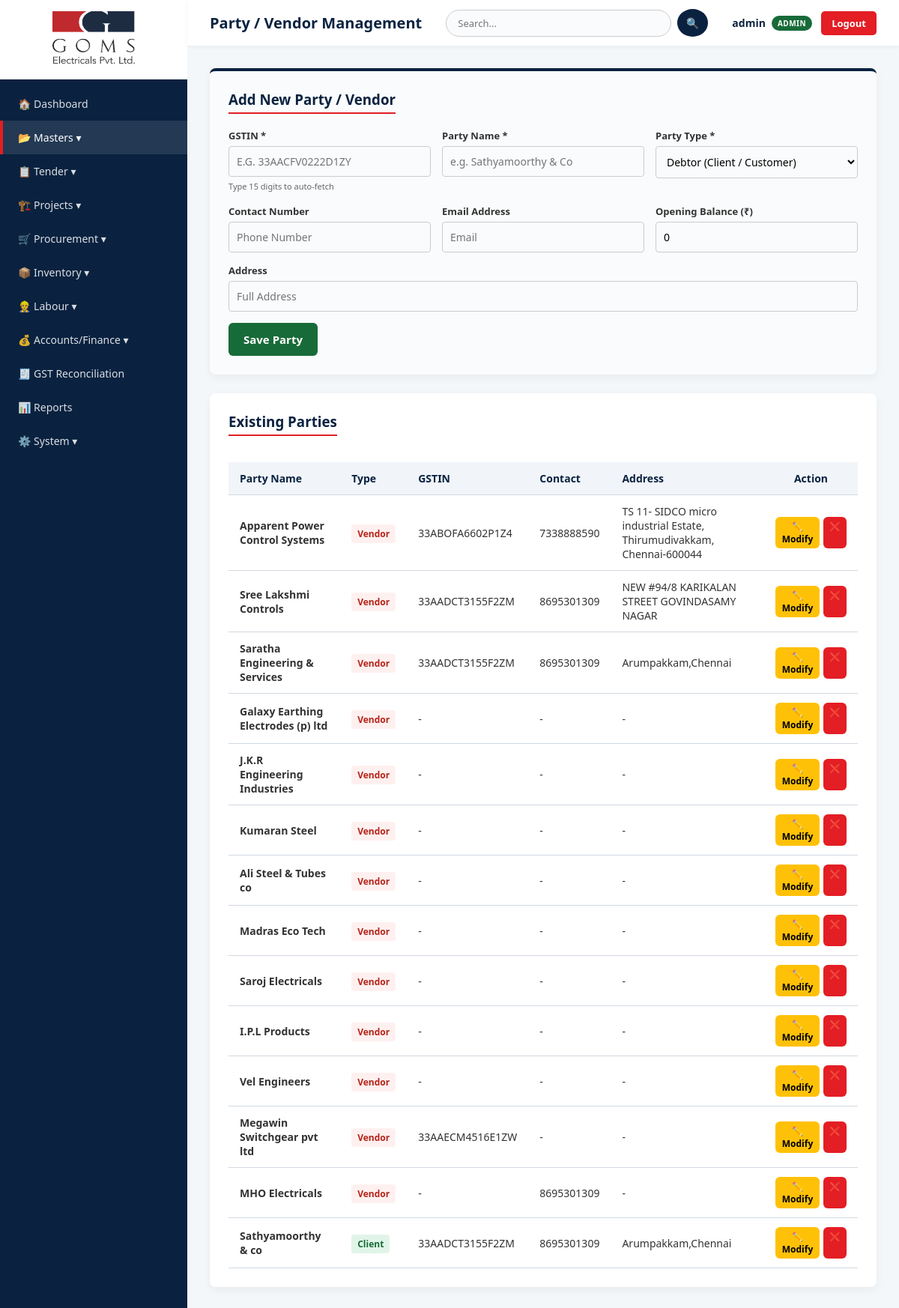
/parties (signed in), run on the app's committed database.
### tables this page shows
CREATE TABLE parties (id INTEGER PRIMARY KEY AUTOINCREMENT, party_name TEXT NOT NULL, party_type TEXT NOT NULL, contact_number TEXT, email TEXT, gstin TEXT, address TEXT, opening_balance REAL DEFAULT 0);

### app.py (the view, shortened to what this page needs)
@app.route("/parties", methods=["GET", "POST"])
def parties():
    if not session.get("username"): return redirect(url_for("login"))
    conn = get_db()
    p_list = conn.execute("SELECT * FROM parties ORDER BY id DESC").fetchall(); conn.close()
    return render_template("parties.html", parties=p_list)

### app.py (called while the page is built, shortened)
@app.after_request
def add_header(response):
    response.headers["Cache-Control"] = "no-cache, no-store, must-revalidate, public, max-age=0"
    response.headers["Pragma"] = "no-cache"
    response.headers["Expires"] = "0"
    return response

def get_db():
    conn = sqlite3.connect(DATABASE, timeout=20)
    conn.row_factory = sqlite3.Row
    return conn

@app.before_request
def restrict_site_supervisor():
    if not session.get("username"): return

### templates/parties.html (shortened to what this page needs)
{% extends "base.html" %}
{% block page_title %}Party / Vendor Management{% endblock %}
{% block content %}
<div class="card" style="background: #f9fbfc; border-top: 4px solid var(--primary-blue);">
    <h3>Add New Party / Vendor</h3>
    <form method="POST">
        <div class="grid-form">
            <div class="input-group">
                <label>GSTIN *</label>
                <input type="text" name="gstin" id="gstin" required placeholder="e.g. 33AACFV0222D1ZY" maxlength="15" style="text-transform: uppercase;">
                <small style="color: #666; font-size: 11px;">Type 15 digits to auto-fetch</small>
            </div>
            <div class="input-group">
                <label>Party Name *</label>
                <input type="text" name="party_name" id="party_name" required placeholder="e.g. Sathyamoorthy & Co" value="{{ request.args.get('new_name', '') }}">
            </div>
            <div class="input-group">
                <label>Party Type *</label>
                <select name="party_type" required>
                    <option value="Debtor">Debtor (Client / Customer)</option>
                </select>
            </div>
            <div class="input-group">
                <label>Contact Number</label>
                <input type="text" name="contact_number" placeholder="Phone Number">
            </div>
            <div class="input-group">
                <label>Email Address</label>
                <input type="email" name="email" placeholder="Email">
            </div>
            <div class="input-group">
                <label>Opening Balance (₹)</label>
                <input type="number" name="opening_balance" step="0.01" value="0" placeholder="0.00">
            </div>
            <div class="input-group" style="grid-column: span 3;">
                <label>Address</label>
                <input type="text" name="address" id="address" placeholder="Full Address">
            </div>
        </div>
        <button type="submit" class="btn" style="margin-top: 15px; background: #176b38;">Save Party</button>
    </form>
</div>
<div class="card">
    <h3>Existing Parties</h3>
    <div class="table-wrap">
        <table>
            <thead>
                <tr>
                    <th>Party Name</th>
                    <th>Type</th>
                    <th>GSTIN</th>
                    <th>Contact</th>
                    <th>Address</th>
                    <th class="no-print" style="text-align: center;">Action</th>
                </tr>
            </thead>
            <tbody>
                {% for p in parties %}
                <tr>
                    <td><strong>{{ p['party_name'] }}</strong></td>
                    <td>
                        {% if p['party_type'] == 'Debtor' %}
                            <span style="background: #e0f5e8; color: #176b38; padding: 4px 8px; border-radius: 4px; font-size: 12px; font-weight: bold;">Client</span>
                        {% else %}
                            <span style="background: #fff0f0; color: #b42318; padding: 4px 8px; border-radius: 4px; font-size: 12px; font-weight: bold;">Vendor</span>
                        {% endif %}
                    </td>
                    <td>{{ p['gstin'] or '-' }}</td>
                    <td>{{ p['contact_number'] or '-' }}</td>
                    <td>{{ p['address'] or '-' }}</td>
                    <td class="no-print" style="text-align: center;">
                        <div style="display: flex; gap: 5px; justify-content: center;">
                            <a href="{{ url_for('edit_party', id=p['id']) }}" class="btn" style="padding: 4px 8px; font-size: 12px; background: #ffc107; color: black;">✏️ Modify</a>
                            <a href="{{ url_for('delete_party', id=p['id']) }}" class="btn" style="padding: 4px 8px; font-size: 12px; background: #e31e24;" onclick="return confirm('Delete this party?');">❌</a>
                        </div>
                    </td>
                </tr>
                {% else %}
                <tr><td colspan="6" style="text-align: center;">No parties found.</td></tr>
                {% endfor %}
            </tbody>
        </table>
    </div>
</div>
{% endblock %}

### templates/base.html (style rules this page uses)
:root { --primary-blue: #0a2240; --accent-red: #e31e24; --bg-light: #f4f7f9; --text-dark: #333; --text-light: #666; --white: #ffffff; --border: #d1d9e2; }
* { box-sizing: border-box; margin: 0; padding: 0; font-family: 'Segoe UI', Tahoma, Geneva, Verdana, sans-serif; }
body { background-color: var(--bg-light); color: var(--text-dark); display: flex; min-height: 100vh; }
.card { background: var(--white); border-radius: 8px; padding: 25px; box-shadow: 0 4px 12px rgba(0,0,0,0.05); margin-bottom: 25px; }
.card h3 { margin-bottom: 20px; color: var(--primary-blue); border-bottom: 2px solid var(--accent-red); display: inline-block; padding-bottom: 5px; }
label { display: block; margin-bottom: 8px; font-weight: 600; font-size: 14px; color: var(--text-dark); }
input, select, textarea { width: 100%; padding: 12px; border: 1px solid var(--border); border-radius: 6px; font-size: 14px; background: #f9fbfc; transition: 0.3s; }
.btn { background: var(--primary-blue); color: var(--white); border: none; padding: 12px 20px; border-radius: 6px; cursor: pointer; font-size: 15px; font-weight: bold; transition: 0.3s; display: inline-block; text-decoration: none; }
.table-wrap { overflow-x: auto; }
table { width: 100%; border-collapse: collapse; margin-top: 15px; }
th, td { padding: 12px 15px; text-align: left; border-bottom: 1px solid var(--border); font-size: 14px; }
th { background: #f1f5f9; color: var(--primary-blue); font-weight: bold; }

### templates/parties.html (style rules this page uses)
.grid-form { display: grid; grid-template-columns: 1fr 1fr 1fr; gap: 15px; }
.input-group label { font-weight: bold; font-size: 13px; color: #333; margin-bottom: 5px; display: block; }
.input-group input, .input-group select { width: 100%; padding: 10px; border: 1px solid #ccc; border-radius: 4px; font-size: 14px; }

### data on the page
parties: party_name "Apparent Power Control Systems", party_type "Vendor", gstin "33ABOFA6602P1Z4", contact_number "7338888590", address "TS 11- SIDCO micro industrial Estate, Thirumudivakkam, Chennai-600044"
parties: party_name "Sree Lakshmi Controls", party_type "Vendor", gstin "33AADCT3155F2ZM", contact_number "8695301309", address "NEW #94/8 KARIKALAN STREET GOVINDASAMY NAGAR"
parties: party_name "Saratha Engineering & Services", party_type "Vendor", gstin "33AADCT3155F2ZM", contact_number "8695301309", address "Arumpakkam,Chennai"
parties: party_name "Galaxy Earthing Electrodes (p) ltd", party_type "Vendor", gstin "-", contact_number "-", address "-"
parties: party_name "J.K.R Engineering Industries", party_type "Vendor", gstin "-", contact_number "-", address "-"
parties: party_name "Kumaran Steel", party_type "Vendor", gstin "-", contact_number "-", address "-"
parties: party_name "Ali Steel & Tubes co", party_type "Vendor", gstin "-", contact_number "-", address "-"
parties: party_name "Madras Eco Tech", party_type "Vendor", gstin "-", contact_number "-", address "-"
parties: party_name "Saroj Electricals", party_type "Vendor", gstin "-", contact_number "-", address "-"
parties: party_name "I.P.L Products", party_type "Vendor", gstin "-", contact_number "-", address "-"
parties: party_name "Vel Engineers", party_type "Vendor", gstin "-", contact_number "-", address "-"
parties: party_name "Megawin Switchgear pvt ltd", party_type "Vendor", gstin "33AAECM4516E1ZW", contact_number "-", address "-"
parties: party_name "MHO Electricals", party_type "Vendor", gstin "-", contact_number "8695301309", address "-"
parties: party_name "Sathyamoorthy & co", party_type "Client", gstin "33AADCT3155F2ZM", contact_number "8695301309", address "Arumpakkam,Chennai"

### other printed values
{{ session['username'] }} "admin"
{{ user_role }} "ADMIN"
